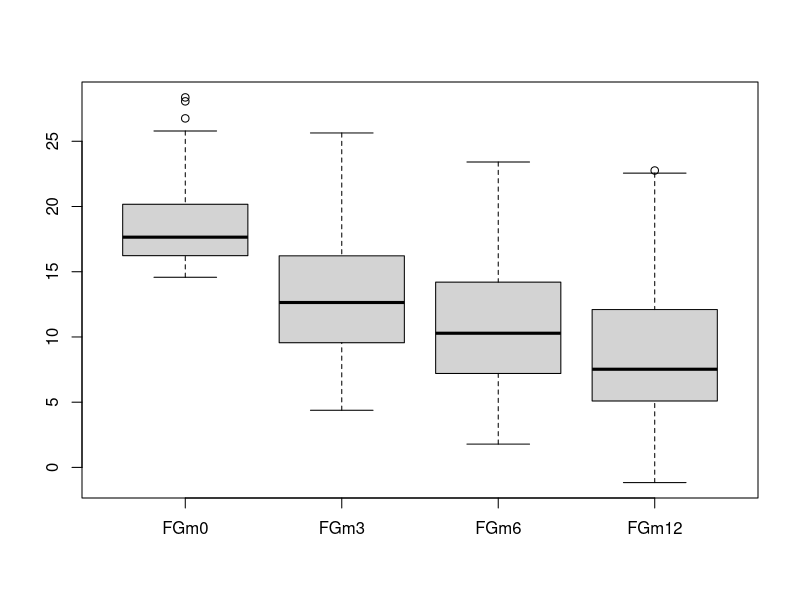
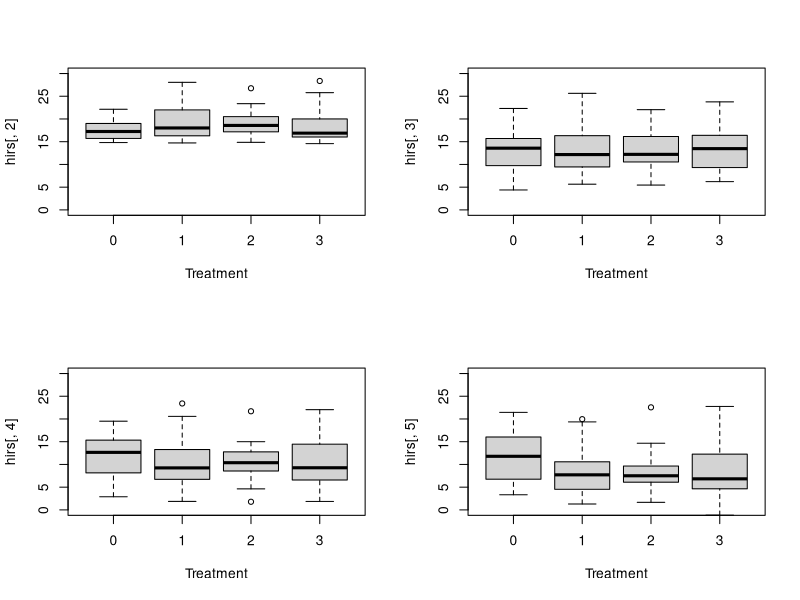
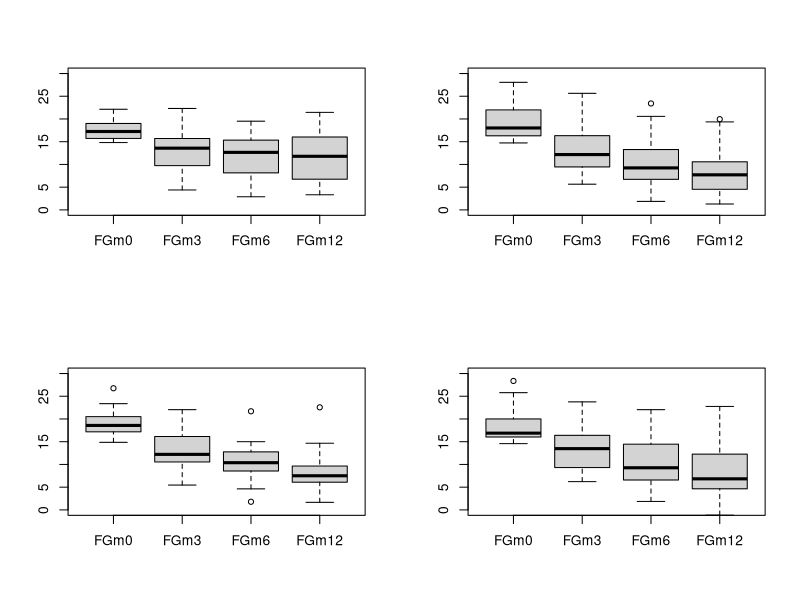

Here is the R script that generated these plots, in order:
## ---- chunk 1
library(mgcv)

set.seed(123)
knitr::opts_chunk$set(echo = TRUE)
## ---- chunk 2
hirs <- read.table("hirsutism.dat",header=T, sep="\t",fill=TRUE)
hirs$Treatment <- as.factor(hirs$Treatment)

summary(hirs)
head(hirs)
attach(hirs)

boxplot(hirs[,2:5])
## ---- chunk 3

par(mfrow=c(2,2))
boxplot(hirs[,2]~Treatment,ylim=c(0,30))
boxplot(hirs[,3]~Treatment,ylim=c(0,30))
boxplot(hirs[,4]~Treatment,ylim=c(0,30))
boxplot(hirs[,5]~Treatment,ylim=c(0,30))
par(mfrow=c(1,1))

par(mfrow=c(2,2))
boxplot(hirs[Treatment==0,2:5],ylim=c(0,30))
boxplot(hirs[Treatment==1,2:5],ylim=c(0,30))
boxplot(hirs[Treatment==2,2:5],ylim=c(0,30))
boxplot(hirs[Treatment==3,2:5],ylim=c(0,30))
par(mfrow=c(1,1))
